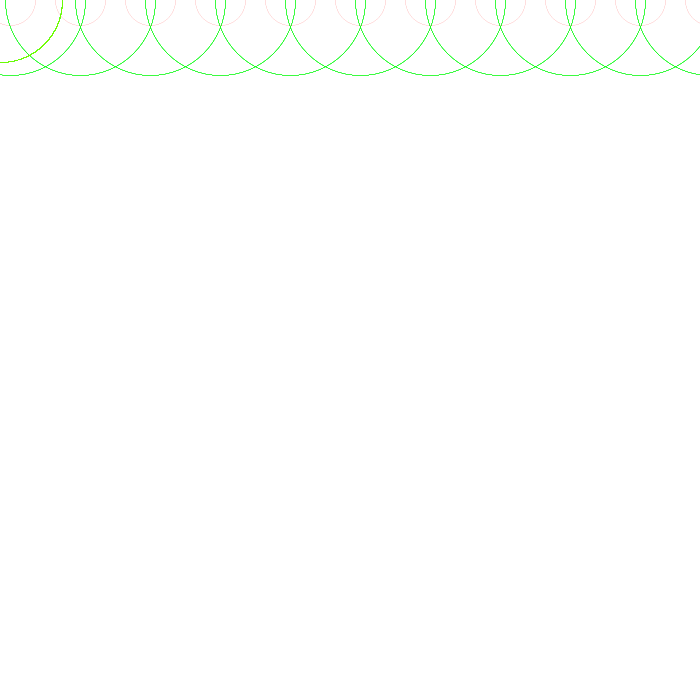
Frame 1 (no input)
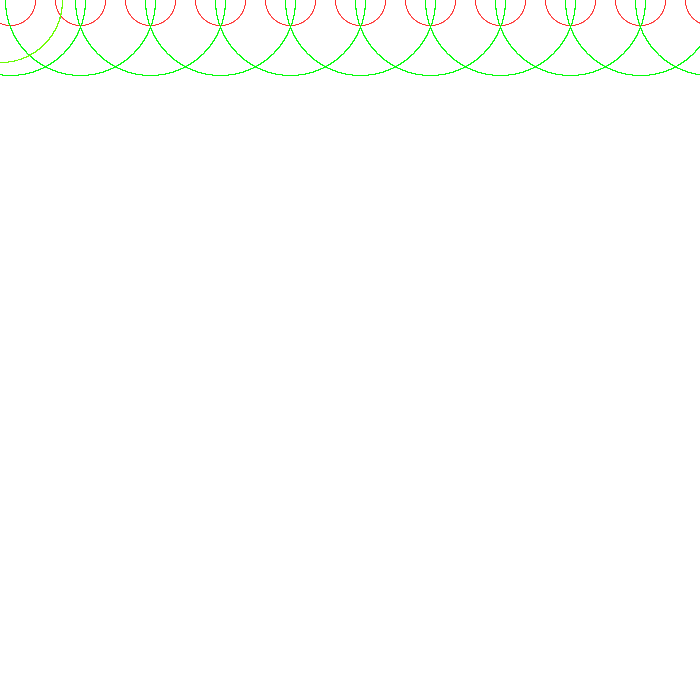
Frame 60 (the mouse pressed at the canvas centre just before this capture)
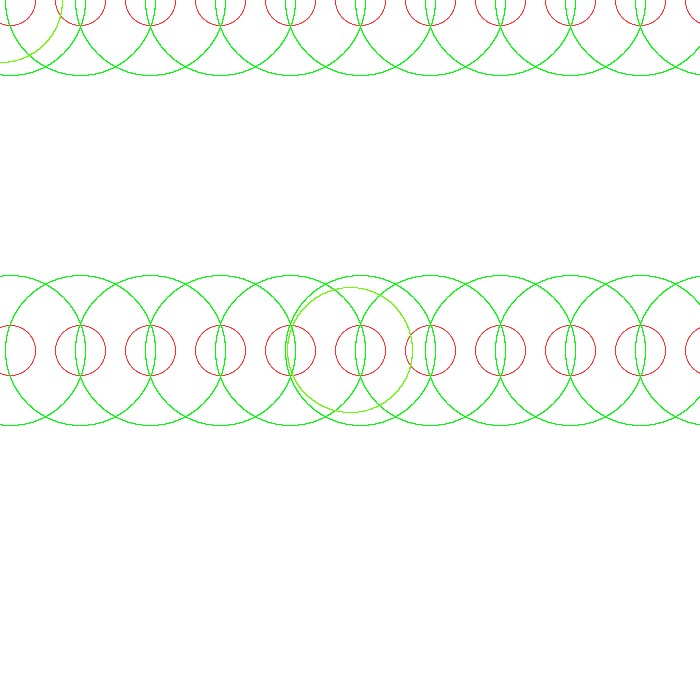
Frame 120 (the mouse held since frame 60 and released just before this capture)

The Processing sketch that drew these frames (run headless with seeded random() and noise(); from frame 60 on, the mouse is pressed at the canvas centre):

// Processing sketch: processing_82971
// ── processing_82971.pde

void setup ()

{
 size(700,700);
 background(255);
 smooth();
}

void draw (){
 
for (int posx = 10; posx<= 772; posx = posx+70)

for (int posy = 10; posy<= 772; posy = posy+70)

 




{
noFill();
 strokeWeight(0);
  stroke(250,11,3,20);
ellipse(posx, mouseY,50,50);

  strokeWeight(0);
  stroke(2,250,10);
ellipse(posx, mouseY,150,150);
 strokeWeight(0);
  stroke(187,250,3);
ellipse(mouseX, mouseY,125,125);

 strokeWeight(0);
  stroke(40,250,3);
ellipse(mouseX, mouseY,125,125);






}



}
